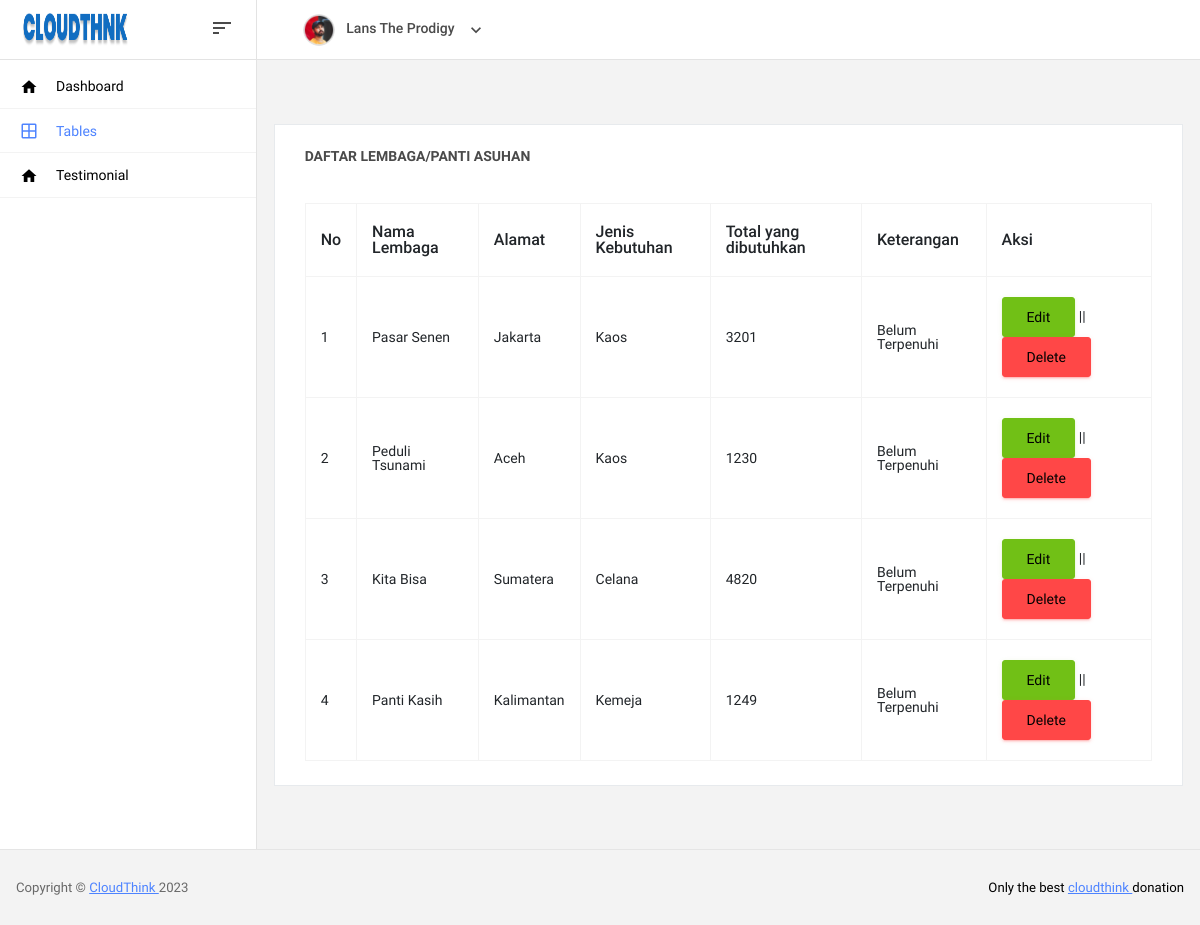
Page /template/basic-table.php (signed in) on the committed database.
### tables this page shows
CREATE TABLE `pengajuan` (
  `pengajuan_id` int(11) NOT NULL,
  `lembaga` varchar(40) NOT NULL,
  `alamat` text NOT NULL,
  `jumlah_butuh` int(11) NOT NULL,
  `jenis_pakaian` varchar(20) NOT NULL,
  `status` int(11) NOT NULL,
  `lembaga_id` int(11) DEFAULT NULL
);

### template/basic-table.php (the view, shortened to what this page needs)
<?php
    include 'db.php';
?>
<!DOCTYPE html>
<html lang="en">
  <head>
    <link rel="stylesheet" href="vendors/mdi/css/materialdesignicons.min.css" />
    <link rel="stylesheet" href="vendors/base/vendor.bundle.base.css" />
    <link
      rel="stylesheet"
      href="vendors/datatables.net-bs4/dataTables.bootstrap4.css"
    />
    <link rel="stylesheet" href="css/style.css" />
  </head>
  <body>
      <nav class="navbar col-lg-12 col-12 p-0 fixed-top d-flex flex-row">
        <div class="navbar-brand-wrapper d-flex justify-content-center">
          <div
            class="navbar-brand-inner-wrapper d-flex justify-content-between align-items-center w-100"
          >
          <a class="navbar-brand brand-logo" href="index.php"
              ><img src="images/CLOUDTHNK.png" alt="logo"
            /></a>
            <button
              class="navbar-toggler navbar-toggler align-self-center"
              type="button"
              data-toggle="minimize"
            >
              <span class="mdi mdi-sort-variant"></span>
            </button>
          </div>
        </div>
        <div
          class="navbar-menu-wrapper d-flex align-items-center justify-content-end"
        >
          <ul class="navbar-nav mr-lg-4 w-100">
            <li class="nav-item nav-profile dropdown">
              <a
                class="nav-link dropdown-toggle"
                href="#"
                data-bs-toggle="dropdown"
                id="profileDropdown"
              >
                <img src="images/faces/face5.jpg" alt="profile" />
                <span class="nav-profile-name">
                  <?php
                  echo $_SESSION['u_global']->adminname
                  ?>
                </span>
              </a>
            </li>
          </ul>
        </div>
      </nav>
      <div class="container-fluid page-body-wrapper">
        <nav class="sidebar sidebar-offcanvas" id="sidebar">
          <ul class="nav">
            <li class="nav-item">
              <a class="nav-link" href="index.php">
                <i class="mdi mdi-home menu-icon"></i>
                <span class="menu-title">Dashboard</span>
              </a>
            </li>
            <li class="nav-item">
              <a class="nav-link" href="basic-table.php">
                <i class="mdi mdi-grid-large menu-icon"></i>
                <span class="menu-title">Tables</span>
              </a>
            </li>
            <li class="nav-item">
              <a class="nav-link" href="table-testimonial.php">
                <i class="mdi mdi-home menu-icon"></i>
                <span class="menu-title">Testimonial</span>
              </a>
            </li>
          </ul>
        </nav>
        <div class="main-panel">
          <div class="content-wrapper">
            <div class="row">
            </div>
            <div class="col-lg-12 grid-margin stretch-card">
                <div class="card">
                  <div class="card-body">
                    <h4 class="card-title">Daftar Lembaga/Panti Asuhan</h4>
                    <div class="table-responsive pt-3">
                      <table class="table table-bordered">
                        <thead>
                          <tr>
                            <th>No</th>
                            <th>Nama Lembaga</th>
                            <th>Alamat</th>
                            <th>Jenis Kebutuhan</th>
                            <th>Total yang dibutuhkan</th>
                            <th>Keterangan</th>
                            <th>Aksi</th>
                          </tr>
                        </thead>
                        <tbody>
                        <?php
                        $no = 1;
                        $kategori = mysqli_query($conn,"SELECT * FROM pengajuan ORDER BY pengajuan_id DESC");
                        while($row = mysqli_fetch_array($kategori)){
                            ?>
                          <tr>
                            <td><?php echo $no++ ?></td>
                            <td><?php echo $row ['lembaga'] ?></td>
                            <td><?php echo $row ['alamat'] ?></td>
                            <td><?php echo $row ['jenis_pakaian'] ?></td>
                            <td><?php echo $row ['jumlah_butuh'] ?></td>
                            <td><?php echo ($row['status'] == 1) ? 'Belum Terpenuhi' : (($row['status'] == 2) ? 'Terpenuhi Sebagian' : (($row['status'] == 3) ? 'Terpenuhi' : (($row['status'] == 4) ? 'Permintaan Ditolak' : ''))); ?></td>
                            <td><a class="btn btn-success" href="edit-pengajuan.php?id=<?php echo $row['pengajuan_id'] ?>">Edit</a> || <a href="delete-pengajuan.php?id=<?php echo $row['pengajuan_id'] ?>" onclick="return confirm('Yakin ingin menghapus data?')"  class="btn btn-danger" >Delete</a></td>
                          </tr>
                          <?php } ?>
                        </tbody>
                      </table>
                    </div>
                  </div>
                </div>
              </div>
                  </div>
                </div>
              </div>
          <footer class="footer">
            <div
              class="d-sm-flex justify-content-center justify-content-sm-between"
            >
              <span
                class="text-muted text-center text-sm-left d-block d-sm-inline-block"
                >Copyright ©
                <a href="https://www.cloudthink.com/" target="_blank"
                  >CloudThink </a
                >2023</span
              >
              <span
                class="float-none float-sm-right d-block mt-1 mt-sm-0 text-center"
                >Only the best
                <a href="https://www.cloudthink.com/" target="_blank">
                  cloudthink
                </a>
                donation</span
              >
            </div>
          </footer>
  </body>
</html>

### rows in the picture
pengajuan: lembaga "Pasar Senen", alamat "Jakarta", jenis_pakaian "Kaos", jumlah_butuh "3201", status "Belum Terpenuhi"
pengajuan: lembaga "Peduli Tsunami", alamat "Aceh", jenis_pakaian "Kaos", jumlah_butuh "1230", status "Belum Terpenuhi"
pengajuan: lembaga "Kita Bisa", alamat "Sumatera", jenis_pakaian "Celana", jumlah_butuh "4820", status "Belum Terpenuhi"
pengajuan: lembaga "Panti Kasih", alamat "Kalimantan", jenis_pakaian "Kemeja", jumlah_butuh "1249", status "Belum Terpenuhi"

### other values in the picture
$_SESSION['u_global']->adminname "Lans The Prodigy"
